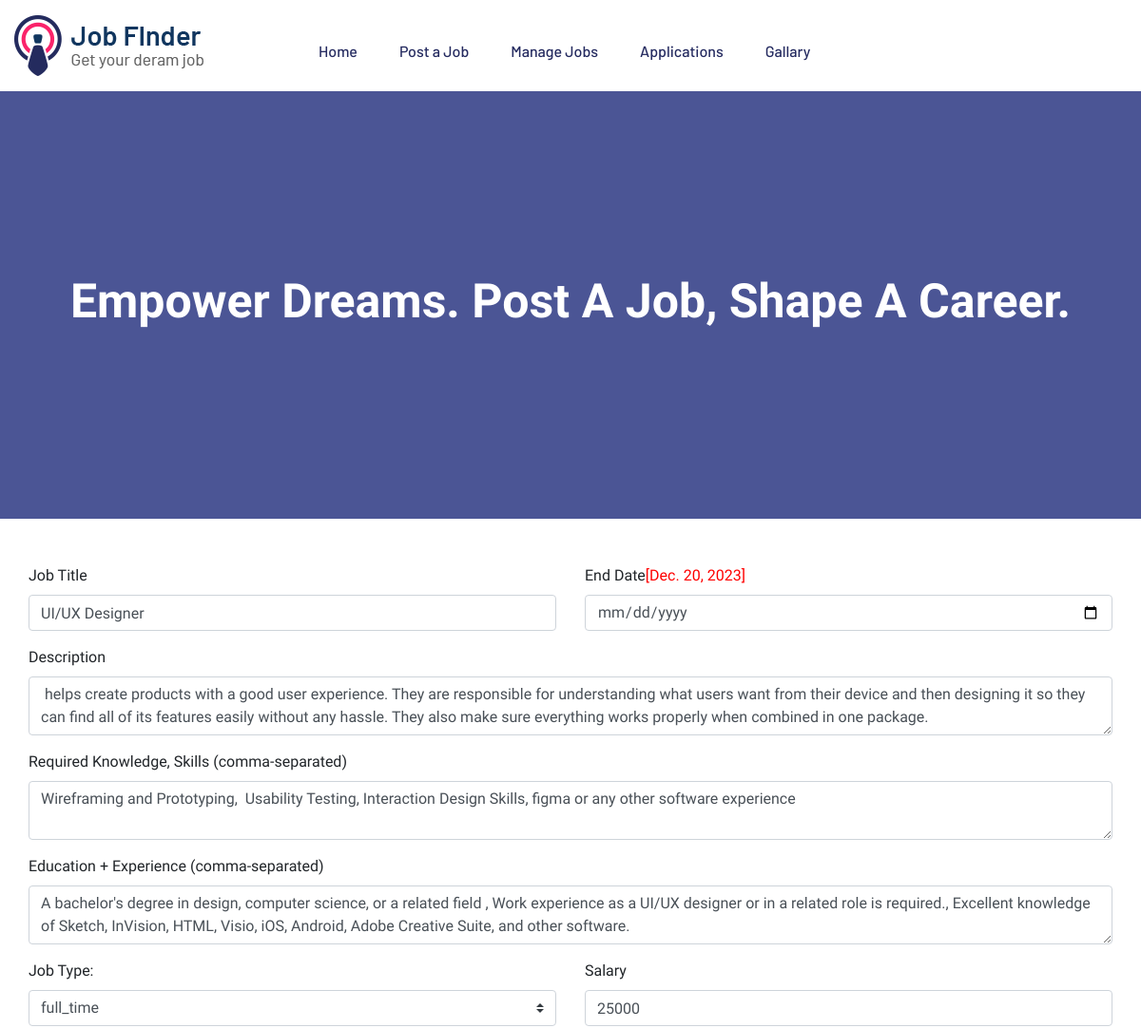
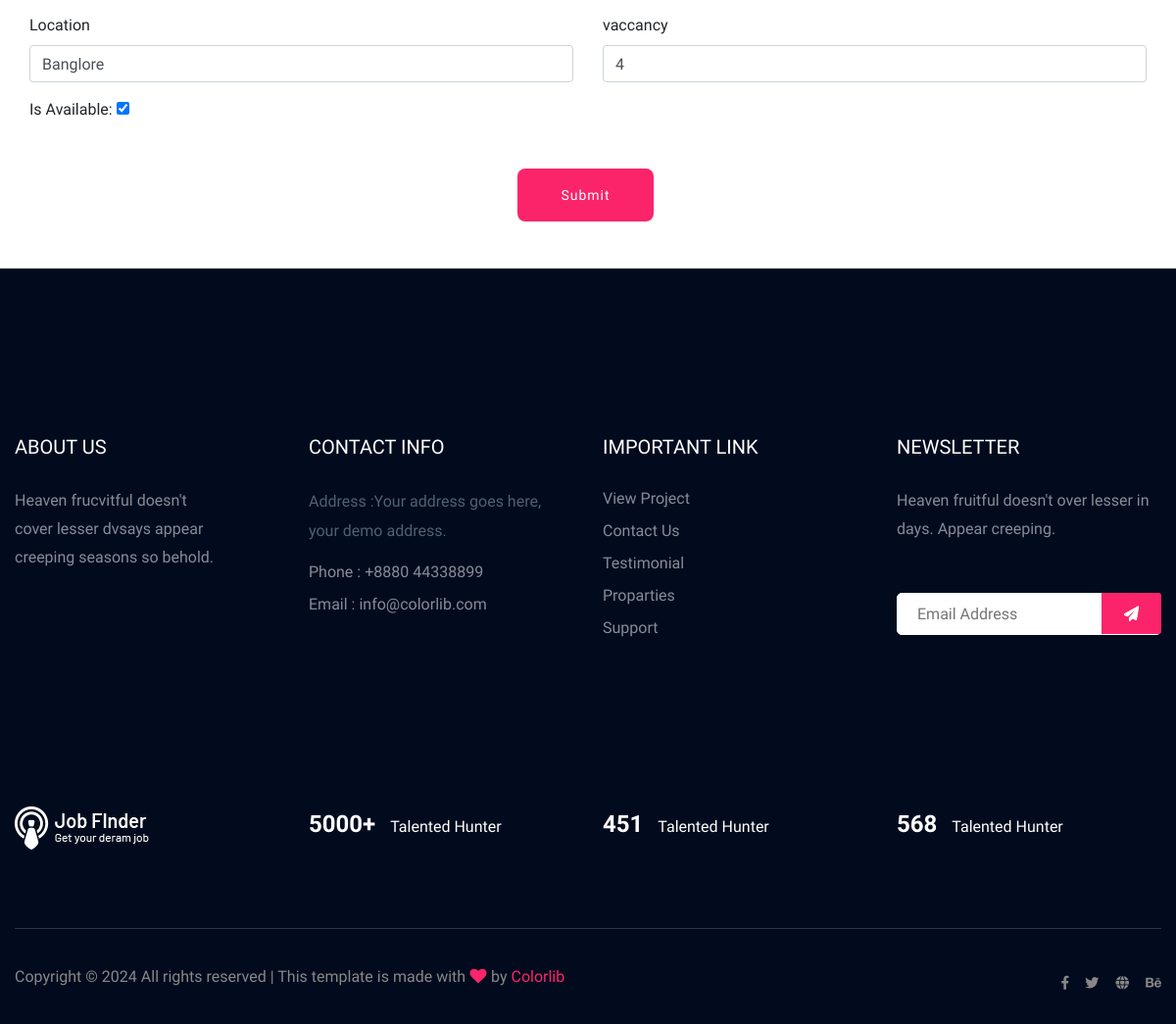
Screenshot of /recruiter_update_jobpost/3 (signed in) with the database file from the repository (2 pictures, top to bottom).
### jobportalapp/models.py (models this page shows)
class job(models.Model):
    JOB_TYPES = (
        ('full_time', 'Full Time'),
        ('part_time', 'Part Time'),
        ('contract', 'Contract'),
        ('internship', 'Internship'),
        ('temporary', 'Temporary'),
    )
    job_id=models.ForeignKey(recruiter, on_delete=models.CASCADE)
    job_compid=models.ForeignKey(company, on_delete=models.CASCADE)
    title=models.CharField(max_length=20)
    salary=models.PositiveIntegerField()
    description=models.CharField(max_length=300)
    ideal_candidate=models.CharField(max_length=300)
    experience=models.CharField(max_length=200)
    location=models.CharField(max_length=30)
    vaccancy=models.IntegerField()
    job_type = models.CharField(max_length=20, choices=JOB_TYPES)
    startdate=models.DateTimeField(auto_now_add=True, null=True)
    enddate=models.DateField()
    is_available=models.BooleanField(default=True)

### jobportalapp/views.py (the view, shortened to what this page needs)
# urls.py: path("recruiter_update_jobpost/<int:id>", views.recruiter_update_jobpost, name="recruiter_update_jobpost"),
def recruiter_update_jobpost(request,id):
    recruiter_id = request.session.get('recruiter_id', None)
    if recruiter_id is not None:
        jobs=job.objects.get(id=id)
        job_types = job.JOB_TYPES
        return render(request,'recruiter_update_jobpost.html',{'jobs':jobs, 'job_types':job_types})
    else:
            messages.warning(request,'Invalid session data. Please log in again.')
            return redirect('loginpage')

### jobportalapp/templates/recruiter_update_jobpost.html (shortened to what this page needs)
{% load static %}
{% block content %}
<!doctype html>
<html class="no-js" lang="zxx">
<head>
    <link rel="stylesheet" href="https://cdnjs.cloudflare.com/ajax/libs/font-awesome/6.5.1/css/all.min.css"
 />
    <link rel="stylesheet" href="{% static 'assets/css/bootstrap.min.css' %}">
    <link rel="stylesheet" href="{% static 'assets/css/owl.carousel.min.css' %}">
    <link rel="stylesheet" href="{% static 'assets/css/flaticon.css' %}">
    <link rel="stylesheet" href="{% static 'assets/css/slicknav.css' %}">
    <link rel="stylesheet" href="{% static 'assets/css/price_rangs.css' %}">
    <link rel="stylesheet" href="{% static 'assets/css/animate.min.css' %}">
    <link rel="stylesheet" href="{% static 'assets/css/magnific-popup.css' %}">
    <link rel="stylesheet" href="{% static 'assets/css/fontawesome-all.min.css' %}">
    <link rel="stylesheet" href="{% static 'assets/css/themify-icons.css' %}">
    <link rel="stylesheet" href="{% static 'assets/css/slick.css' %}">
    <link rel="stylesheet" href="{% static 'assets/css/nice-select.css' %}">
    <link rel="stylesheet" href="{% static 'assets/css/style.css' %}">
</head>
<body>
    <header>
        <div class="header-area header-transparrent">
            <div class="headder-top header-sticky">
                <div class="container">
                    <div class="row align-items-center">
                        <div class="col-lg-3 col-md-2">
                            <div class="logo">
                                <a href="index.html"><img src="{% static 'assets/img/logo/logo.png' %}" alt=""></a>
                            </div>
                        </div>
                        <div class="col-lg-9 col-md-9">
                            <div class="menu-wrapper">
                                <div class="main-menu">
                                    <nav class="d-none d-lg-block">
                                        <ul id="navigation">
                                            <li><a href="/recruiter_home">Home</a></li>
                                            <li><a href="/recruiter_postjob">Post a Job </a></li>
                                            <li><a href="/recruiter_managejobs">Manage Jobs</a></li>
                                            <li><a href="/recruiter_view_applications">Applications</a></li>
                                            <li><a href="/recruiter_company_gallery">Gallary</a></li>
                                            <li><a href=""></a></li>
                                            <li><a href="#">
                                                </a>
                                            </li>
                                        </ul>
                                    </nav>
                                </div>
                            </div>
                        </div>
                        <div class="col-12">
                        </div>
                    </div>
                </div>
            </div>
        </div>
<div class="slider-area ">
    <div class="single-slider section-overly slider-height2 d-flex align-items-center"
        data-background="{% static 'assets/img/hero/about.jpg' %}">
        <div class="container">
            <div class="row">
                <div class="col-xl-12">
                    <div class="hero-cap text-center">
                        <h2>Empower dreams. Post a job, shape a career.</h2>
                    </div>
                </div>
            </div>
        </div>
    </div>
</div>
        <div class="container mt-5">
            <form action="#" class="container mt-5" method="post" enctype="multipart/form-data">
                <div class="row">
                    <div class="form-group col-md-6">
                        <label for="">Job Title</label>
                        <input type="text" class="form-control" name="title" value="{{ jobs.title}}">
                    </div>
                    <div class="form-group col-md-6">
                        <label for="">End Date</label><span style="color: red;">[{{ jobs.enddate }}]</span>
                        <input type="date" class="form-control" name="enddate" >
                    </div>
                </div>
                <div class="row">
                    <div class="form-group col-md-12">
                        <label for="">Description</label>
                        <textarea class="form-control" name="description" value="" >{{ jobs.description }}</textarea>
                    </div>
                </div>
                <div class="row">
                    <div class="form-group col-md-12">
                        <label for="">Required Knowledge, Skills (comma-separated)</label>
                        <textarea class="form-control" name="requirements" value="" >{{ jobs.ideal_candidate }}</textarea>
                    </div>
                </div>
                <div class="row">
                    <div class="form-group col-md-12">
                        <label for="">Education + Experience (comma-separated)</label>
                        <textarea class="form-control" name="experience" value="" >{{ jobs.experience }}</textarea>
                    </div>
                </div>
                <div class="row">
                    <div class="form-group col-md-6">
                        <label for="job_type">Job Type:</label>
                        <div class="">
                            <select id="job_type" name="job_type" class="form-control custom-select">
                                {% if jobs.job_type %}
                                <option value="{{ jobs.job_type }}">{{ jobs.job_type }}</option>
                                {% else %}
                                    <option value="">Select Job Type</option>
                                {% endif %}
                            </select>
                        </div>
                    </div>
                    <div class="form-group col-md-6">
                        <label for="">Salary</label>
                        <input type="text" class="form-control" name="salary" value="{{ jobs.salary}}">
                    </div>
                </div>
                <div class="row">
                    <div class="form-group col-md-6">
                        <label for="">Location</label>
                        <input type="text" class="form-control" name="location" value="{{ jobs.location}}">
                    </div>
                    <div class="form-group col-md-6">
                        <label for="">vaccancy</label>
                        <input type="number" class="form-control" name="vaccancy" value="{{ jobs.vaccancy}}">
                    </div>
                </div>
                <div class="row">
                    <div class="form-group col-md-6">
                        <label for="is_available">Is Available:</label>
                        <input type="checkbox" id="is_available" name="is_available" {% if jobs.is_available %} checked {% endif %}>
                    </div>
                </div>
                <br>
                <center><input type="submit" class="btn head-btn1" style="border-radius: 8px;"></center>
            </form>
            <br><br>
        </div>
        <footer>
            <div class="footer-area footer-bg footer-padding">
                <div class="container">
                    <div class="row d-flex justify-content-between">
                        <div class="col-xl-3 col-lg-3 col-md-4 col-sm-6">
                            <div class="single-footer-caption mb-50">
                                <div class="single-footer-caption mb-30">
                                    <div class="footer-tittle">
                                        <h4>About Us</h4>
                                        <div class="footer-pera">
                                            <p>Heaven frucvitful doesn't cover lesser dvsays appear creeping seasons so
                                                behold.</p>
                                        </div>
                                    </div>
                                </div>
                            </div>
                        </div>
                        <div class="col-xl-3 col-lg-3 col-md-4 col-sm-5">
                            <div class="single-footer-caption mb-50">
                                <div class="footer-tittle">
                                    <h4>Contact Info</h4>
                                    <ul>
                                        <li>
                                            <p>Address :Your address goes
                                                here, your demo address.</p>
                                        </li>
                                        <li><a href="#">Phone : +8880 44338899</a></li>
                                        <li><a href="#">Email : info@colorlib.com</a></li>
                                    </ul>
                                </div>
                            </div>
                        </div>
                        <div class="col-xl-3 col-lg-3 col-md-4 col-sm-5">
                            <div class="single-footer-caption mb-50">
                                <div class="footer-tittle">
                                    <h4>Important Link</h4>
                                    <ul>
                                        <li><a href="#"> View Project</a></li>
                                        <li><a href="#">Contact Us</a></li>
                                        <li><a href="#">Testimonial</a></li>
                                        <li><a href="#">Proparties</a></li>
                                        <li><a href="#">Support</a></li>
                                    </ul>
                                </div>
                            </div>
                        </div>
                        <div class="col-xl-3 col-lg-3 col-md-4 col-sm-5">
                            <div class="single-footer-caption mb-50">
                                <div class="footer-tittle">
                                    <h4>Newsletter</h4>
                                    <div class="footer-pera footer-pera2">
                                        <p>Heaven fruitful doesn't over lesser in days. Appear creeping.</p>
                                    </div>
                                    <div class="footer-form">
                                        <div id="mc_embed_signup">
                                            <form target="_blank"
                                                action="https://spondonit.us12.list-manage.com/subscribe/post?u=1462626880ade1ac87bd9c93a&amp;id=92a4423d01"
                                                method="get" class="subscribe_form relative mail_part">
                                                <input type="email" name="email" id="newsletter-form-email"
                                                    placeholder="Email Address" class="placeholder hide-on-focus"
                                                    onfocus="this.placeholder = ''"
                                                    onblur="this.placeholder = ' Email Address '">
                                                <div class="form-icon">
                                                    <button type="submit" name="submit" id="newsletter-submit"
                                                        class="email_icon newsletter-submit button-contactForm"><img
                                                            src="{% static 'assets/img/icon/form.png' %}"
                                                            alt=""></button>
                                                </div>
                                            </form>
                                        </div>
                                    </div>
                                </div>
                            </div>
                        </div>
                    </div>
                    <div class="row footer-wejed justify-content-between">
                        <div class="col-xl-3 col-lg-3 col-md-4 col-sm-6">
                            <div class="footer-logo mb-20">
                                <a href="index.html"><img src="{% static 'assets/img/logo/logo2_footer.png' %}"
                                        alt=""></a>
                            </div>
                        </div>
                        <div class="col-xl-3 col-lg-3 col-md-4 col-sm-5">
                            <div class="footer-tittle-bottom">
                                <span>5000+</span>
                                <p>Talented Hunter</p>
                            </div>
                        </div>
                        <div class="col-xl-3 col-lg-3 col-md-4 col-sm-5">
                            <div class="footer-tittle-bottom">
                                <span>451</span>
                                <p>Talented Hunter</p>
                            </div>
                        </div>
                        <div class="col-xl-3 col-lg-3 col-md-4 col-sm-5">
                            <div class="footer-tittle-bottom">
                                <span>568</span>
                                <p>Talented Hunter</p>
                            </div>
                        </div>
                    </div>
                </div>
            </div>
            <div class="footer-bottom-area footer-bg">
                <div class="container">
                    <div class="footer-border">
                        <div class="row d-flex justify-content-between align-items-center">
                            <div class="col-xl-10 col-lg-10 ">
                                <div class="footer-copy-right">
                                    <p>
                                        Copyright &copy;
                                        <script>document.write(new Date().getFullYear());</script> All rights reserved |
                                        This template is made with <i class="fa fa-heart" aria-hidden="true"></i> by <a
                                            href="https://colorlib.com" target="_blank">Colorlib</a>
                                    </p>
                                </div>
                            </div>
                            <div class="col-xl-2 col-lg-2">
                                <div class="footer-social f-right">
                                    <a href="#"><i class="fab fa-facebook-f"></i></a>
                                    <a href="#"><i class="fab fa-twitter"></i></a>
                                    <a href="#"><i class="fas fa-globe"></i></a>
                                    <a href="#"><i class="fab fa-behance"></i></a>
                                </div>
                            </div>
                        </div>
                    </div>
                </div>
            </div>
        </footer>
        {% endblock content %}

### rows the page displays
job: title "UI/UX Designer", enddate "Dec. 20, 2023", description "helps create products with a good user experience. They are responsible for understanding what users want from their device and then designing it so they can find all of its features easily without any hassle. They also make sure everything works properly when combined in one package.", requirements "Wireframing and Prototyping, Usability Testing, Interaction Design Skills, figma or any other software experience", experience "A bachelor's degree in design, computer science, or a related field , Work experience as a UI/UX designer or in a related role is required., Excellent knowledge of Sketch, InVision, HTML, Visio, iOS, Android, Adobe Creative Suite, and other software.", job_type "full_time", salary "25000", location "Banglore", vaccancy "4", is_available "☑"
